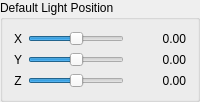
            <widget class="QGroupBox" name="groupBoxLightPosition">
             <property name="sizePolicy">
              <sizepolicy hsizetype="Preferred" vsizetype="Preferred">
               <horstretch>0</horstretch>
               <verstretch>0</verstretch>
              </sizepolicy>
             </property>
             <property name="title">
              <string>Default Light Position</string>
             </property>
             <property name="flat">
              <bool>true</bool>
             </property>
             <layout class="QGridLayout" name="gridLayout_3">
              <item row="0" column="0">
               <widget class="QLabel" name="labelLightX">
                <property name="text">
                 <string>X</string>
                </property>
                <property name="alignment">
                 <set>Qt::AlignmentFlag::AlignCenter</set>
                </property>
               </widget>
              </item>
              <item row="0" column="1">
               <widget class="QSlider" name="sliderLightPosX">
                <property name="toolTip">
                 <string>Default light position along X</string>
                </property>
                <property name="minimum">
                 <number>-200</number>
                </property>
                <property name="maximum">
                 <number>200</number>
                </property>
                <property name="orientation">
                 <enum>Qt::Orientation::Horizontal</enum>
                </property>
               </widget>
              </item>
              <item row="0" column="2">
               <widget class="QLabel" name="labelLightPosXValue">
                <property name="minimumSize">
                 <size>
                  <width>56</width>
                  <height>0</height>
                 </size>
                </property>
                <property name="text">
                 <string>0.00</string>
                </property>
                <property name="alignment">
                 <set>Qt::AlignmentFlag::AlignRight|Qt::AlignmentFlag::AlignVCenter</set>
                </property>
               </widget>
              </item>
              <item row="1" column="0">
               <widget class="QLabel" name="labelLightY">
                <property name="text">
                 <string>Y</string>
                </property>
                <property name="alignment">
                 <set>Qt::AlignmentFlag::AlignCenter</set>
                </property>
               </widget>
              </item>
              <item row="1" column="1">
               <widget class="QSlider" name="sliderLightPosY">
                <property name="toolTip">
                 <string>Default light position along Y</string>
                </property>
                <property name="minimum">
                 <number>-200</number>
                </property>
                <property name="maximum">
                 <number>200</number>
                </property>
                <property name="orientation">
                 <enum>Qt::Orientation::Horizontal</enum>
                </property>
               </widget>
              </item>
              <item row="1" column="2">
               <widget class="QLabel" name="labelLightPosYValue">
                <property name="minimumSize">
                 <size>
                  <width>56</width>
                  <height>0</height>
                 </size>
                </property>
                <property name="text">
                 <string>0.00</string>
                </property>
                <property name="alignment">
                 <set>Qt::AlignmentFlag::AlignRight|Qt::AlignmentFlag::AlignVCenter</set>
                </property>
               </widget>
              </item>
              <item row="2" column="0">
               <widget class="QLabel" name="labelLightZ">
                <property name="text">
                 <string>Z</string>
                </property>
                <property name="alignment">
                 <set>Qt::AlignmentFlag::AlignCenter</set>
                </property>
               </widget>
              </item>
              <item row="2" column="1">
               <widget class="QSlider" name="sliderLightPosZ">
                <property name="toolTip">
                 <string>Default light position along Z</string>
                </property>
                <property name="minimum">
                 <number>-100</number>
                </property>
                <property name="maximum">
                 <number>100</number>
                </property>
                <property name="orientation">
                 <enum>Qt::Orientation::Horizontal</enum>
                </property>
               </widget>
              </item>
              <item row="2" column="2">
               <widget class="QLabel" name="labelLightPosZValue">
                <property name="minimumSize">
                 <size>
                  <width>56</width>
                  <height>0</height>
                 </size>
                </property>
                <property name="text">
                 <string>0.00</string>
                </property>
                <property name="alignment">
                 <set>Qt::AlignmentFlag::AlignRight|Qt::AlignmentFlag::AlignVCenter</set>
                </property>
               </widget>
              </item>
             </layout>
            </widget>
